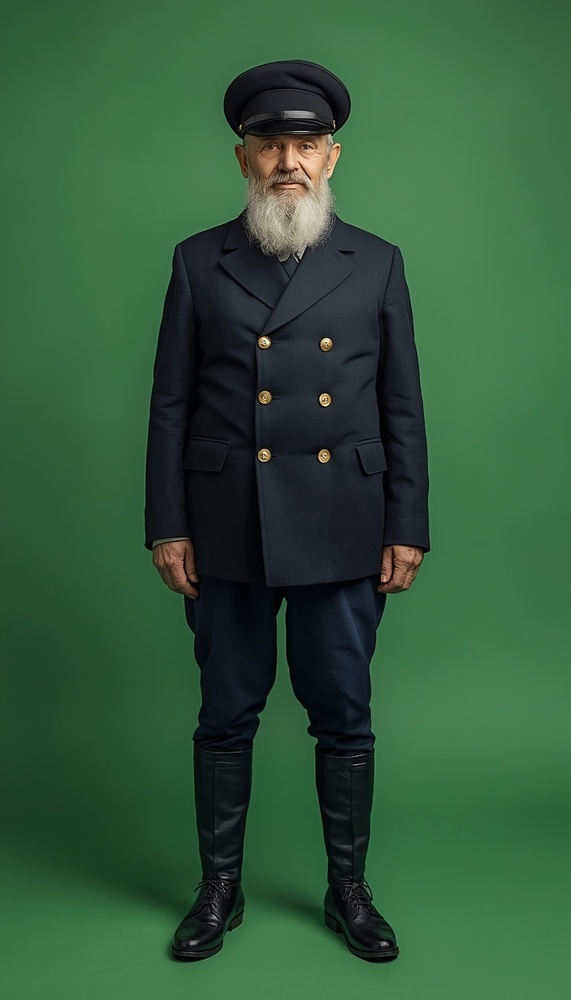
#> input picture flannan/leo/C1.jpg, 571 x 1000 px, shrunk from 768 x 1344 before the run; its folder holds only this picture in this run
$ python keyer.py
#> lines starting #> are read from the running program, lines starting #| are printed output that depends on the picture; after the words box and inside, x2 and y2 are one past the last pixel; in counts of white or black regions, pixels touching at a corner belong together
"""Chroma-key the green-screen character images (leo/C*.jpg) into trimmed RGBA cutouts (cut/C*.png)."""
import glob, json, os
import numpy as np
from scipy import ndimage
from PIL import Image, ImageFilter

HERE = os.path.dirname(os.path.abspath(__file__))
OUT = os.path.join(HERE, "cut")


def key(path):
#> called with path = 'flannan/leo/C1.jpg'
    im = np.asarray(Image.open(path).convert("RGB")).astype(np.float32)
    r, g, b = im[..., 0], im[..., 1], im[..., 2]
    gdom = g - np.maximum(r, b)                     # how "green-screen" a pixel is
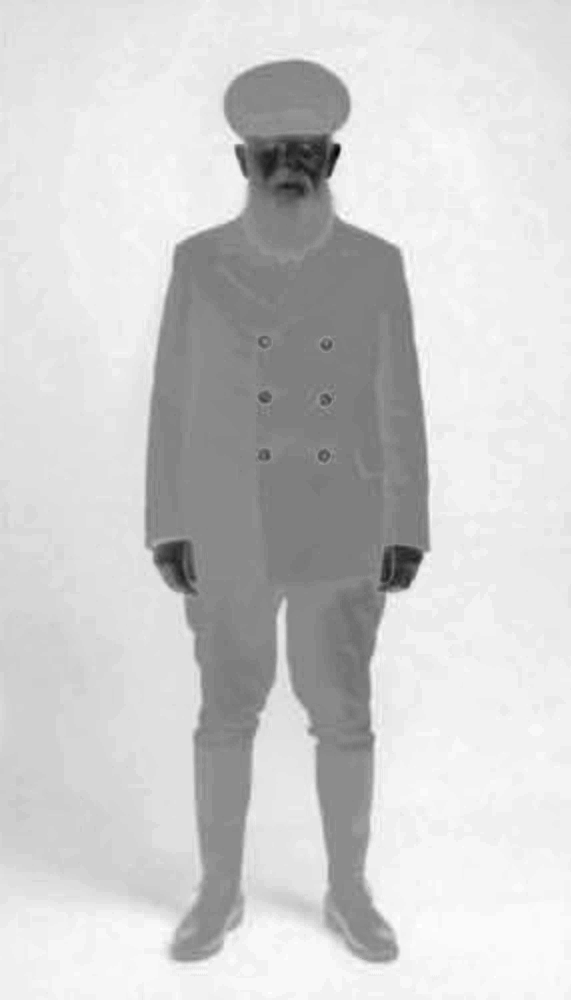
#> gdom: shape (1000, 571) float32; min -69, max 51, mean 27.6; drawn with min black and max white
    ratio = (g + 1) / (np.maximum(r, b) + 1)
    soft = 1.0 - np.clip((gdom - 12) / (40 - 12), 0, 1)       # soft edge matte (bright green)
    # background = green-ish pixels CONNECTED to the image border (dark corners included),
    # so green-tinted dark clothing inside the figure is kept
    cand = (gdom > 15) & (ratio > 1.2)
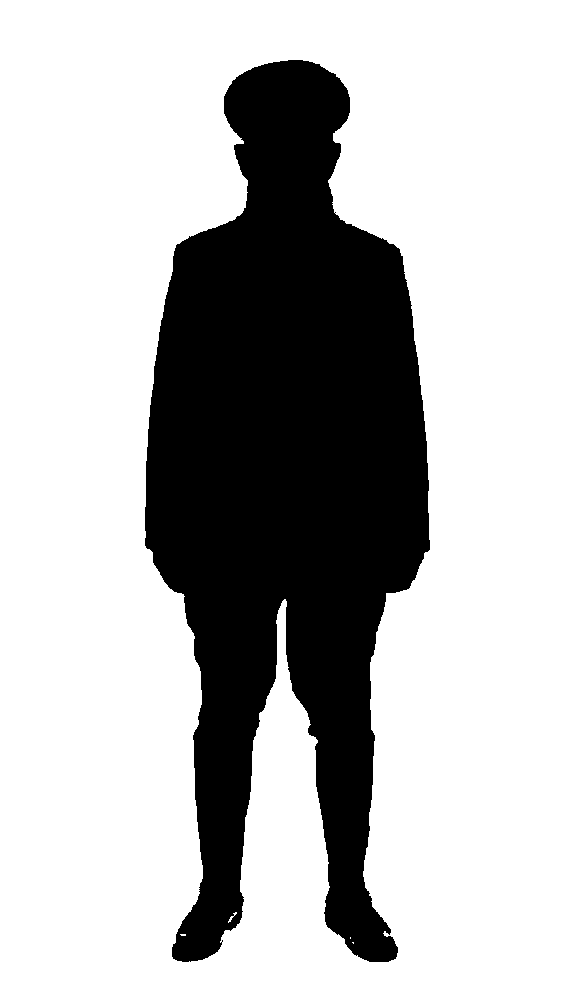
#> cand: shape (1000, 571) bool; 72.6% white; 1 black region, box (x1, y1, x2, y2) and area: (145, 60, 430, 962) 156473
    lab, n = ndimage.label(ndimage.binary_opening(cand, iterations=1))
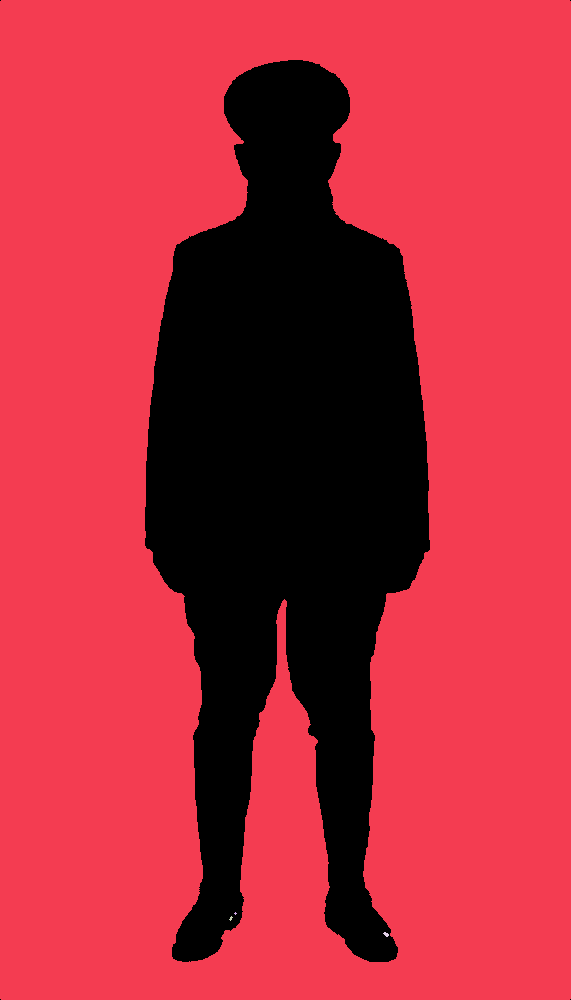
#> lab: shape (1000, 571) int32; 5 distinct labels, from 0 to 4; one colour per label, 0 black
#> n = 4
    border = np.unique(np.concatenate([lab[0], lab[-1], lab[:, 0], lab[:, -1]]))
#> border = [0, 1]
    bgm = np.isin(lab, border[border > 0])
#> bgm: shape (1000, 571) bool; 72.6% white; 5 black regions (4 under 20 px), largest, box (x1, y1, x2, y2) and area: (145, 60, 430, 962) 156566
    bgm = bgm | ndimage.binary_closing(np.pad(bgm, 4, mode="edge"), iterations=2)[4:-4, 4:-4]
#> bgm: shape (1000, 571) bool; 72.6% white; 1 black region, box (x1, y1, x2, y2) and area: (145, 60, 430, 962) 156530
    a = np.where(bgm, np.minimum(soft, 0.0), 1.0)
    # soft edges: within 2px of the background use the soft matte
    edge = ndimage.binary_dilation(bgm, iterations=2) & ~bgm
#> edge: shape (1000, 571) bool; 0.97% white in thin lines or dots, all inside (x1, y1, x2, y2) = (145, 60, 430, 962)
    a = np.where(edge, np.maximum(soft, 0.0), a)
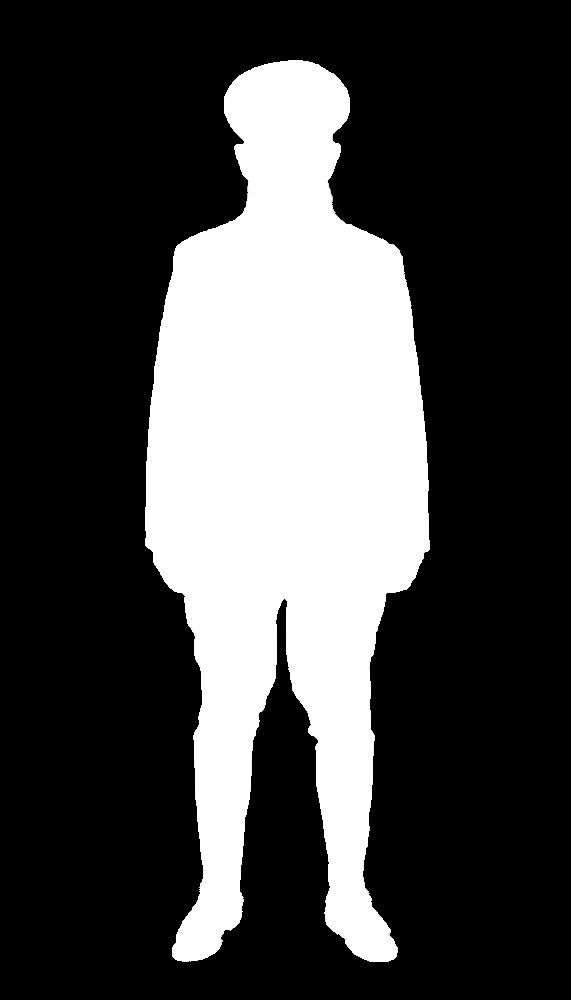
#> a: shape (1000, 571) float32; min 0, max 1, mean 0.274
    # fill holes inside the figure
    a = np.where(ndimage.binary_fill_holes(a > 0.5) & (a < 0.5) & ~edge, 1.0, a)
    a = np.where(gdom > 35, 0.0, a)  # enclosed gaps of pure screen green (e.g. between arm and body)
    m = Image.fromarray((a * 255).astype(np.uint8)).filter(ImageFilter.GaussianBlur(0.7))
    a = np.asarray(m).astype(np.float32) / 255
    # despill: pull green down to the other channels wherever green dominates
    g2 = np.where(g > np.maximum(r, b), np.maximum(r, b) + (g - np.maximum(r, b)) * 0.15, g)
    rgb = np.stack([r, g2, b], -1).clip(0, 255).astype(np.uint8)
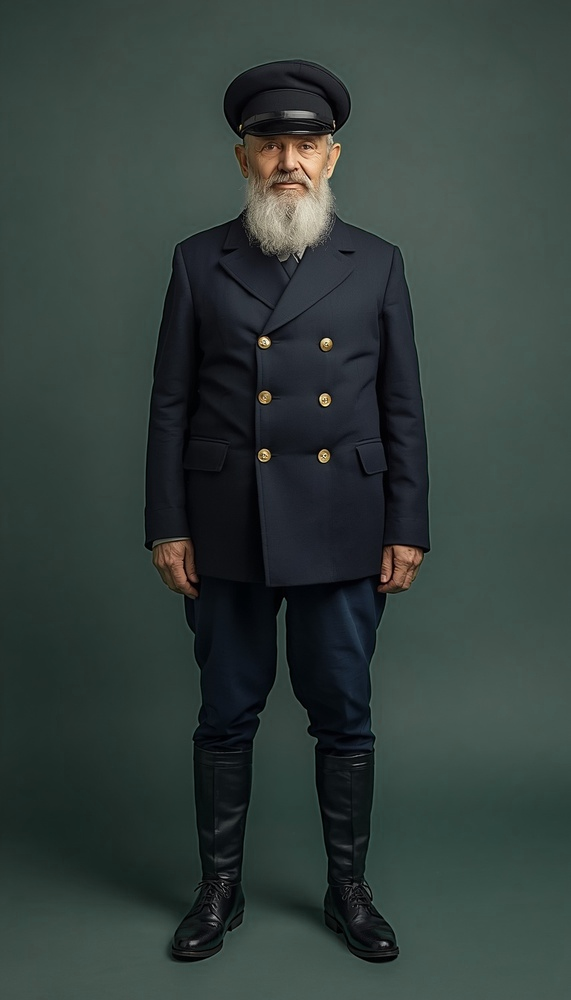
#> rgb: shape (1000, 571, 3); mean of channels 0, 1, 2 51, 62.8, 59.7; drawn as R, G, B
    rgba = np.dstack([rgb, (a * 255).astype(np.uint8)])
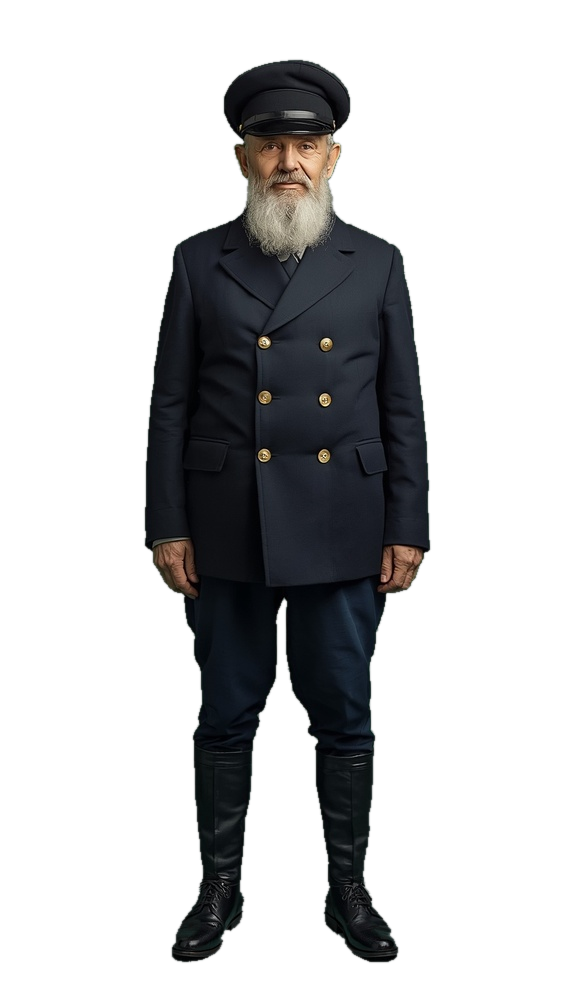
#> rgba: shape (1000, 571, 4); mean of channels 0, 1, 2, 3 51, 62.8, 59.7, 69.9; transparent parts drawn white
    out = Image.fromarray(rgba, "RGBA")
    bb = out.getchannel("A").point(lambda v: 255 if v > 40 else 0).getbbox()
#> bb = (144, 59, 431, 963)
    return out.crop(bb), bb


if __name__ == "__main__":
    os.makedirs(OUT, exist_ok=True)
    offs = {}
    for p in sorted(glob.glob(os.path.join(HERE, "leo", "C*.jpg"))):
        c, bb = key(p)
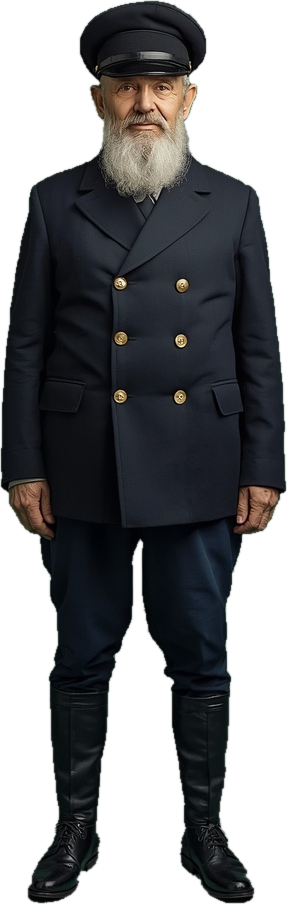
#> c: PIL image 287x904 RGBA; mean R, G, B, A 43.4, 50.5, 50.3, 153.8; transparent parts drawn white
#> bb = (144, 59, 431, 963)
        offs[os.path.basename(p)[:-4]] = bb
        c.save(os.path.join(OUT, os.path.basename(p).replace(".jpg", ".png")))
        print(os.path.basename(p), c.size)
#| C1.jpg (287, 904)
    import json
    json.dump(offs, open(os.path.join(OUT, "offsets.json"), "w"), indent=1)

$ run again, on flannan/leo/C5.jpg
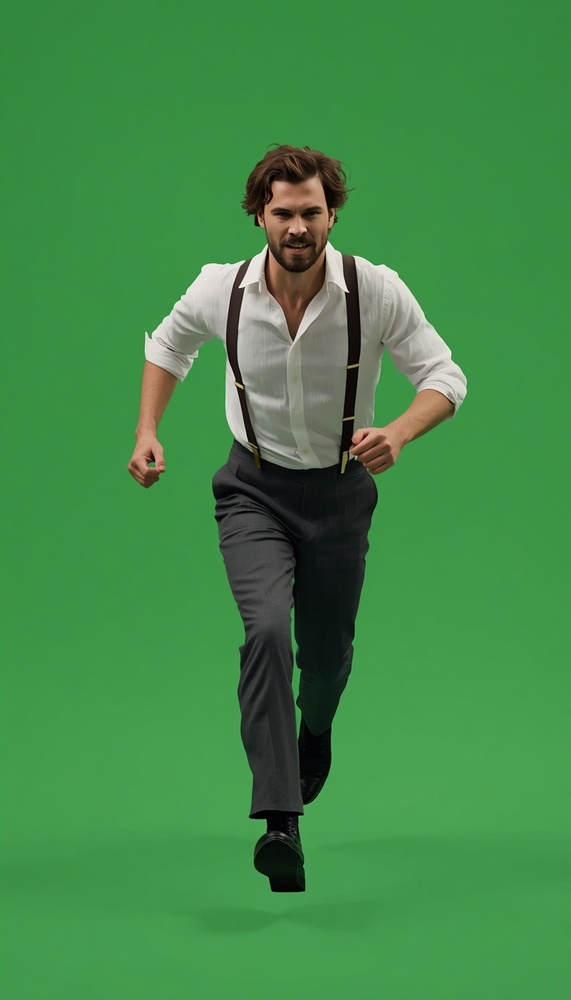
#> input picture flannan/leo/C5.jpg, 571 x 1000 px, shrunk from 768 x 1344 before the run
#> cand: shape (1000, 571) bool; 82.8% white; 1 black region, box (x1, y1, x2, y2) and area: (128, 146, 466, 892) 98220
#> in key, `lab, n = ndimage.label(ndimage.binary_opening(cand, iterations=1))`:
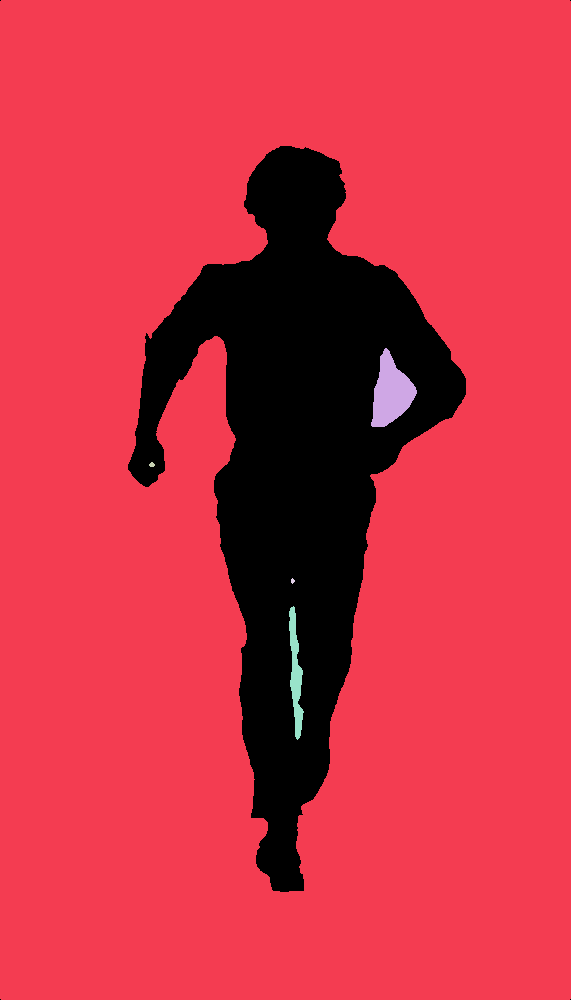
#> lab: shape (1000, 571) int32; 6 distinct labels, from 0 to 5; one colour per label, 0 black
#> n = 5
#> border = [0, 1]
#> edge: shape (1000, 571) bool; 0.71% white in thin lines or dots, all inside (x1, y1, x2, y2) = (128, 146, 466, 892)
#> in key, `bb = out.getchannel("A").point(lambda v: 255 if v > 40 else 0).getbbox()`: bb = (127, 145, 467, 893)
#> `c, bb = key(p)`:
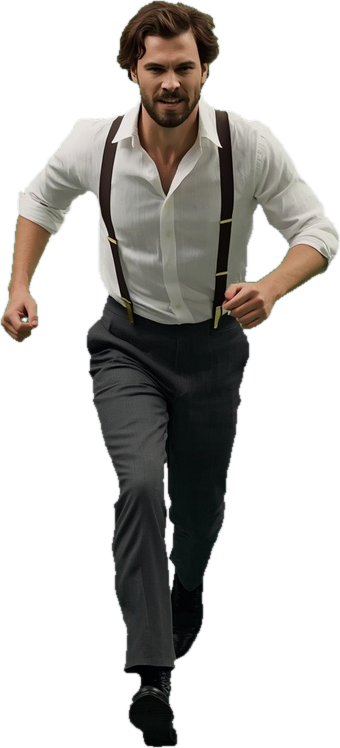
#> c: PIL image 340x748 RGBA; mean R, G, B, A 73.9, 84.2, 74.4, 98.7; transparent parts drawn white
#| C5.jpg (340, 748)

$ run again, on flannan/leo/C6.jpg
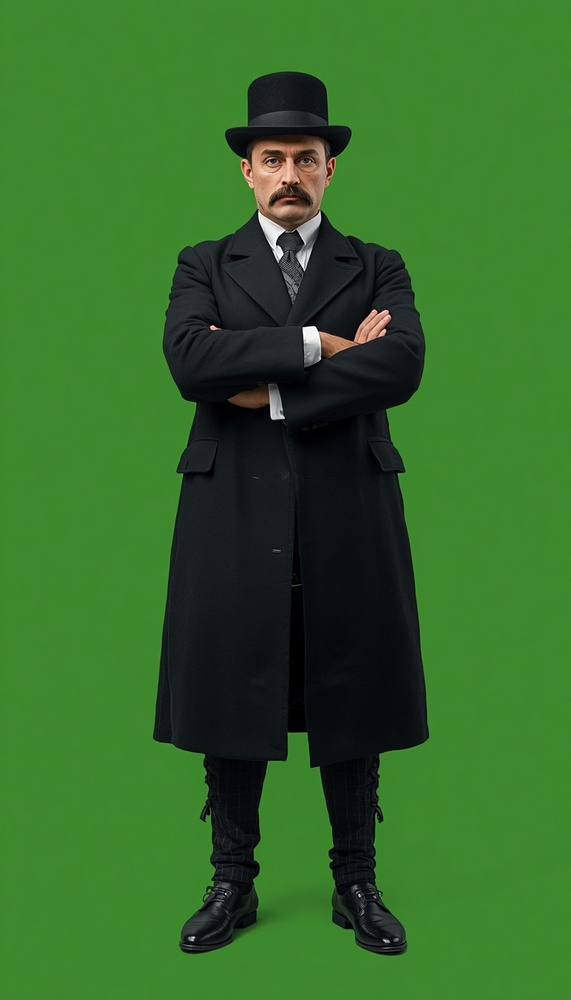
#> input picture flannan/leo/C6.jpg, 571 x 1000 px, shrunk from 768 x 1344 before the run
#> cand: shape (1000, 571) bool; 72.8% white; 1 black region, box (x1, y1, x2, y2) and area: (154, 73, 428, 954) 155203
#> in key, `lab, n = ndimage.label(ndimage.binary_opening(cand, iterations=1))`:
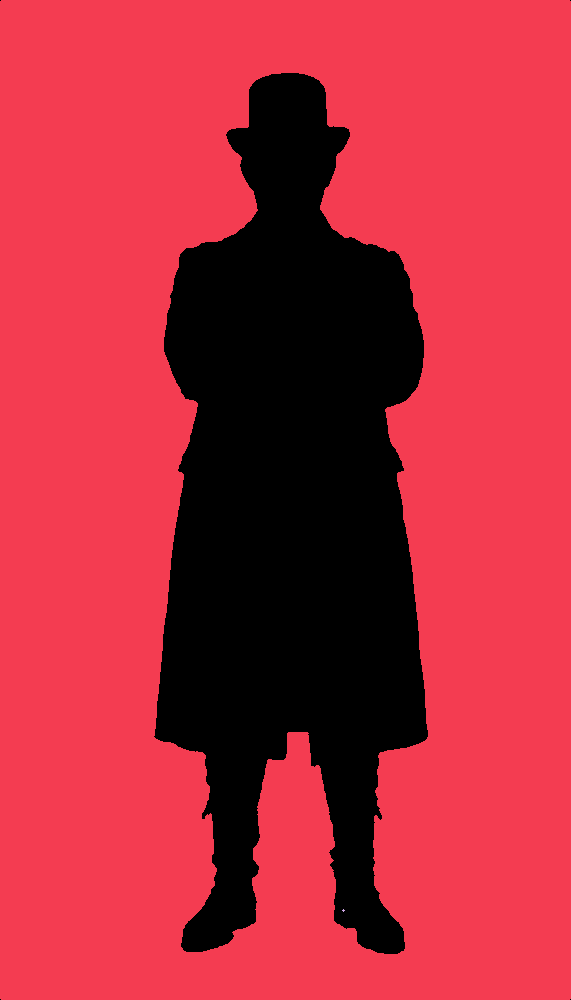
#> lab: shape (1000, 571) int32; 3 distinct labels, from 0 to 2; one colour per label, 0 black
#> n = 2
#> border = [0, 1]
#> edge: shape (1000, 571) bool; 0.91% white in thin lines or dots, all inside (x1, y1, x2, y2) = (154, 73, 428, 954)
#> in key, `bb = out.getchannel("A").point(lambda v: 255 if v > 40 else 0).getbbox()`: bb = (154, 72, 429, 955)
#> `c, bb = key(p)`:
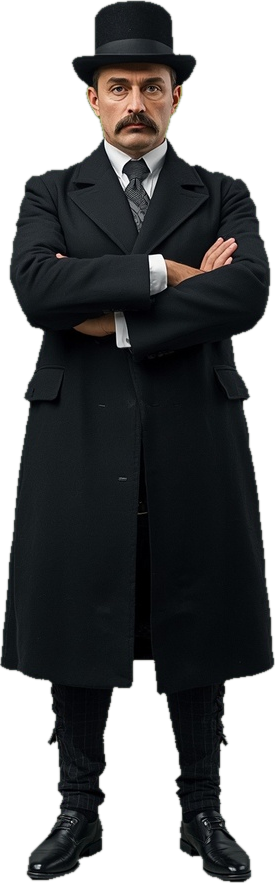
#> c: PIL image 275x883 RGBA; mean R, G, B, A 39.2, 43.8, 35.7, 162.9; transparent parts drawn white
#| C6.jpg (275, 883)

$ run again, on flannan/leo/C7.jpg
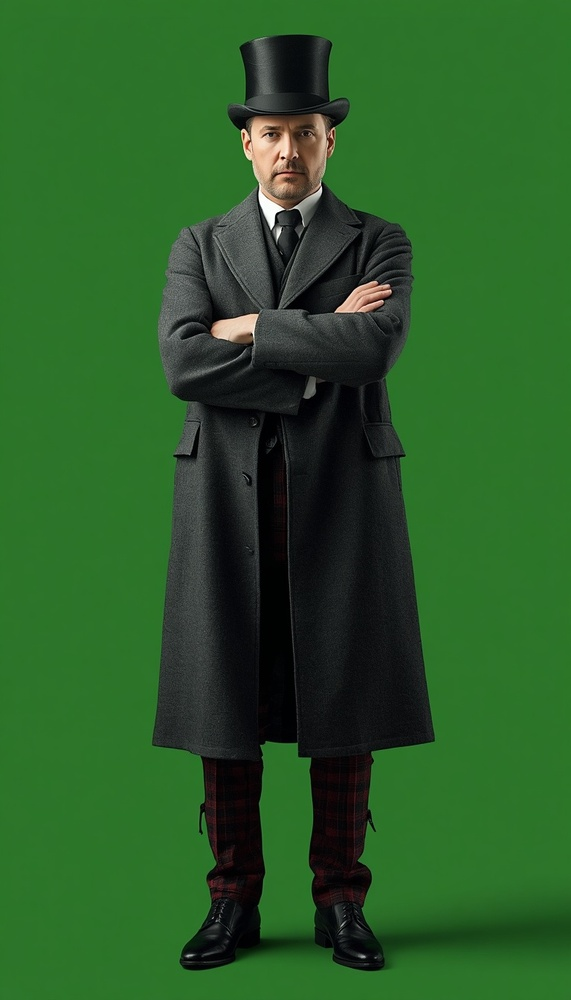
#> input picture flannan/leo/C7.jpg, 571 x 1000 px, shrunk from 768 x 1344 before the run
#> cand: shape (1000, 571) bool; 70.8% white; 4 black regions (3 under 20 px), largest, box (x1, y1, x2, y2) and area: (154, 35, 434, 970) 166587
#> lab: shape (1000, 571) int32; values 0 (black) and 1 (white), 70.8% white; 8 black regions (7 under 20 px), largest, box (x1, y1, x2, y2) and area: (154, 35, 434, 970) 166603
#> n = 1
#> border = [0, 1]
#> edge: shape (1000, 571) bool; 0.95% white in thin lines or dots, all inside (x1, y1, x2, y2) = (154, 35, 434, 970)
#> in key, `bb = out.getchannel("A").point(lambda v: 255 if v > 40 else 0).getbbox()`: bb = (153, 34, 434, 971)
#> `c, bb = key(p)`:
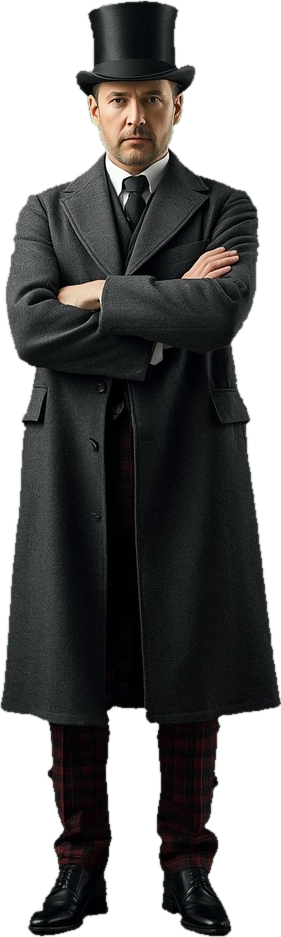
#> c: PIL image 281x937 RGBA; mean R, G, B, A 39.1, 42.4, 37.8, 161.2; transparent parts drawn white
#| C7.jpg (281, 937)
